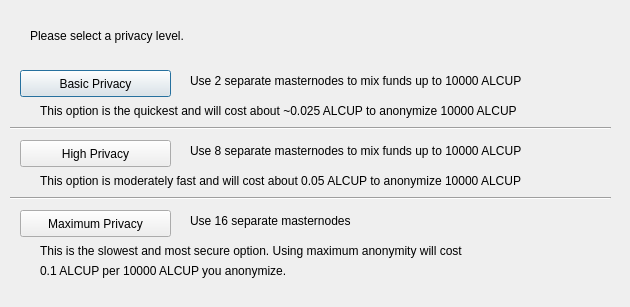
<?xml version="1.0" encoding="UTF-8"?>
<ui version="4.0">
 <class>ObfuscationConfig</class>
 <widget class="QDialog" name="ObfuscationConfig">
  <property name="geometry">
   <rect>
    <x>0</x>
    <y>0</y>
    <width>630</width>
    <height>307</height>
   </rect>
  </property>
  <property name="windowTitle">
   <string>Configure Obfuscation</string>
  </property>
  <widget class="QPushButton" name="buttonBasic">
   <property name="geometry">
    <rect>
     <x>20</x>
     <y>70</y>
     <width>151</width>
     <height>27</height>
    </rect>
   </property>
   <property name="text">
    <string>Basic Privacy</string>
   </property>
  </widget>
  <widget class="QPushButton" name="buttonHigh">
   <property name="geometry">
    <rect>
     <x>20</x>
     <y>140</y>
     <width>151</width>
     <height>27</height>
    </rect>
   </property>
   <property name="text">
    <string>High Privacy</string>
   </property>
  </widget>
  <widget class="QPushButton" name="buttonMax">
   <property name="geometry">
    <rect>
     <x>20</x>
     <y>210</y>
     <width>151</width>
     <height>27</height>
    </rect>
   </property>
   <property name="text">
    <string>Maximum Privacy</string>
   </property>
  </widget>
  <widget class="QLabel" name="label">
   <property name="geometry">
    <rect>
     <x>30</x>
     <y>20</y>
     <width>571</width>
     <height>31</height>
    </rect>
   </property>
   <property name="text">
    <string>Please select a privacy level.</string>
   </property>
  </widget>
  <widget class="QLabel" name="label_2">
   <property name="geometry">
    <rect>
     <x>190</x>
     <y>70</y>
     <width>421</width>
     <height>21</height>
    </rect>
   </property>
   <property name="text">
    <string>Use 2 separate masternodes to mix funds up to 10000 ALCUP</string>
   </property>
  </widget>
  <widget class="QLabel" name="label_3">
   <property name="geometry">
    <rect>
     <x>190</x>
     <y>140</y>
     <width>411</width>
     <height>21</height>
    </rect>
   </property>
   <property name="text">
    <string>Use 8 separate masternodes to mix funds up to 10000 ALCUP</string>
   </property>
  </widget>
  <widget class="QLabel" name="label_4">
   <property name="geometry">
    <rect>
     <x>190</x>
     <y>210</y>
     <width>421</width>
     <height>21</height>
    </rect>
   </property>
   <property name="text">
    <string>Use 16 separate masternodes</string>
   </property>
  </widget>
  <widget class="QLabel" name="label_6">
   <property name="geometry">
    <rect>
     <x>40</x>
     <y>100</y>
     <width>561</width>
     <height>21</height>
    </rect>
   </property>
   <property name="text">
    <string>This option is the quickest and will cost about ~0.025 ALCUP to anonymize 10000 ALCUP</string>
   </property>
  </widget>
  <widget class="QLabel" name="label_7">
   <property name="geometry">
    <rect>
     <x>40</x>
     <y>170</y>
     <width>561</width>
     <height>21</height>
    </rect>
   </property>
   <property name="text">
    <string>This option is moderately fast and will cost about 0.05 ALCUP to anonymize 10000 ALCUP</string>
   </property>
  </widget>
  <widget class="QLabel" name="label_8">
   <property name="geometry">
    <rect>
     <x>40</x>
     <y>240</y>
     <width>561</width>
     <height>21</height>
    </rect>
   </property>
   <property name="text">
    <string>This is the slowest and most secure option. Using maximum anonymity will cost</string>
   </property>
  </widget>
  <widget class="QLabel" name="label_9">
   <property name="geometry">
    <rect>
     <x>40</x>
     <y>260</y>
     <width>561</width>
     <height>21</height>
    </rect>
   </property>
   <property name="text">
    <string>0.1 ALCUP per 10000 ALCUP you anonymize.</string>
   </property>
  </widget>
  <widget class="Line" name="line">
   <property name="geometry">
    <rect>
     <x>10</x>
     <y>120</y>
     <width>601</width>
     <height>16</height>
    </rect>
   </property>
   <property name="orientation">
    <enum>Qt::Horizontal</enum>
   </property>
  </widget>
  <widget class="Line" name="line_2">
   <property name="geometry">
    <rect>
     <x>10</x>
     <y>190</y>
     <width>601</width>
     <height>16</height>
    </rect>
   </property>
   <property name="orientation">
    <enum>Qt::Horizontal</enum>
   </property>
  </widget>
 </widget>
 <resources/>
 <connections/>
</ui>
